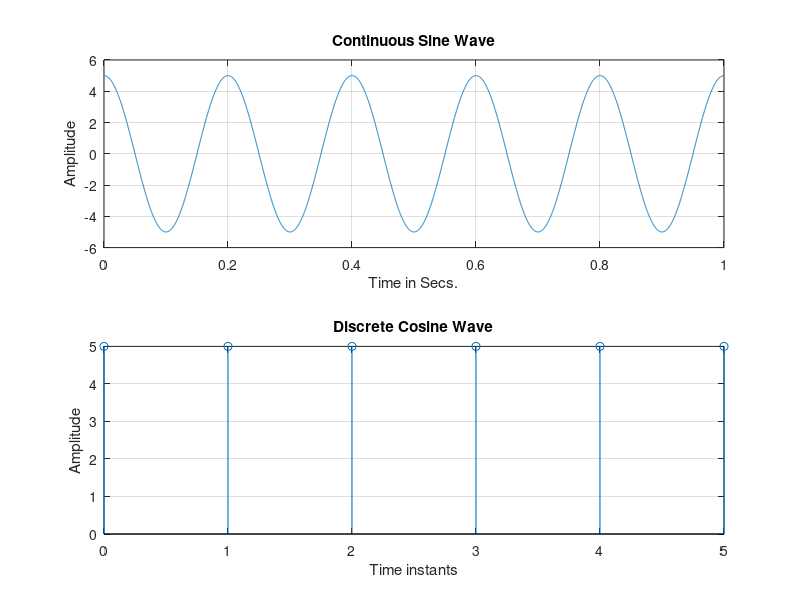

This figure's MATLAB source:
%Generation and Sampling of Cosine Function

loop=1;
while (loop==1)
   clc;
	disp('Generation of COSINE WAVE');
	disp('  ');
	a=input('Amplitude of the Cosine Wave = ');
	f=input('Frequency of the Cosine Wave in Hz = ');
	N=input('No of Cycles to be Displayed = ');
	fs=input('Sampling Frequency in Hz = ');
	t=0:.001*1/fs:N/f;
	cosine=a*cos(2*pi*f*t);
	subplot(2,1,1)
	plot(t,cosine);
	title('Continuous Sine Wave');
	grid;
	xlabel('Time in Secs.');
	ylabel('Amplitude');
	subplot(2,1,2)
    y=cosine(1:1000:length(t));
    x=length(y);
	n=0:x-1;
	stem(n,y);
	title('Discrete Cosine Wave');
	xlabel('Time instants');
	ylabel('Amplitude');
	grid;
   zoom;
   disp('  ');
   choice=input('DO YOU WANT TO CONTINUE COSINE WAVE GENERATION..?(Y / N)= ','s');
   switch upper(choice)
   case 'Y',
      loop=1;
   otherwise
      loop=0;
   end
end
